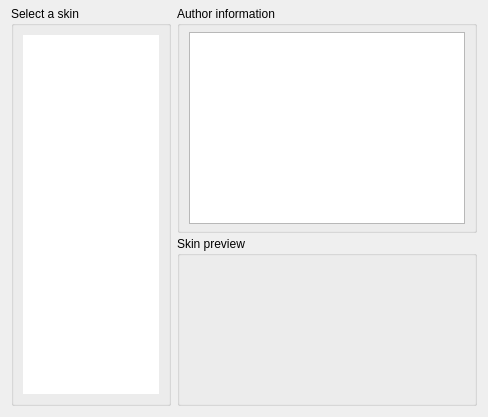
     <widget class="QWidget" name="Skins">
      <attribute name="title">
       <string>Skins</string>
      </attribute>
      <layout class="QHBoxLayout" name="horizontalLayout_7">
       <property name="topMargin">
        <number>6</number>
       </property>
       <item>
        <widget class="QGroupBox" name="groupBox_3">
         <property name="minimumSize">
          <size>
           <width>0</width>
           <height>0</height>
          </size>
         </property>
         <property name="maximumSize">
          <size>
           <width>160</width>
           <height>16777215</height>
          </size>
         </property>
         <property name="title">
          <string>Select a skin</string>
         </property>
         <layout class="QHBoxLayout">
          <property name="spacing">
           <number>3</number>
          </property>
          <property name="leftMargin">
           <number>9</number>
          </property>
          <property name="topMargin">
           <number>9</number>
          </property>
          <property name="rightMargin">
           <number>9</number>
          </property>
          <property name="bottomMargin">
           <number>9</number>
          </property>
          <item>
           <widget class="QListWidget" name="skinList">
            <property name="maximumSize">
             <size>
              <width>150</width>
              <height>16777215</height>
             </size>
            </property>
            <property name="font">
             <font>
              <family>Verdana</family>
              <pointsize>10</pointsize>
             </font>
            </property>
            <property name="frameShape">
             <enum>QFrame::NoFrame</enum>
            </property>
            <property name="frameShadow">
             <enum>QFrame::Plain</enum>
            </property>
            <property name="lineWidth">
             <number>1</number>
            </property>
            <property name="midLineWidth">
             <number>0</number>
            </property>
            <property name="spacing">
             <number>1</number>
            </property>
           </widget>
          </item>
         </layout>
        </widget>
       </item>
       <item>
        <layout class="QVBoxLayout" name="verticalLayout_7">
         <property name="spacing">
          <number>3</number>
         </property>
         <property name="topMargin">
          <number>0</number>
         </property>
         <property name="bottomMargin">
          <number>0</number>
         </property>
         <item>
          <widget class="QGroupBox" name="groupBox_8">
           <property name="minimumSize">
            <size>
             <width>300</width>
             <height>0</height>
            </size>
           </property>
           <property name="title">
            <string>Author information</string>
           </property>
           <property name="flat">
            <bool>false</bool>
           </property>
           <property name="checkable">
            <bool>false</bool>
           </property>
           <layout class="QVBoxLayout" name="verticalLayout_2">
            <property name="spacing">
             <number>3</number>
            </property>
            <property name="topMargin">
             <number>6</number>
            </property>
            <property name="bottomMargin">
             <number>6</number>
            </property>
            <item>
             <widget class="QTextEdit" name="authorInfo">
              <property name="contextMenuPolicy">
               <enum>Qt::NoContextMenu</enum>
              </property>
              <property name="frameShape">
               <enum>QFrame::StyledPanel</enum>
              </property>
              <property name="frameShadow">
               <enum>QFrame::Sunken</enum>
              </property>
              <property name="lineWidth">
               <number>1</number>
              </property>
              <property name="readOnly">
               <bool>true</bool>
              </property>
              <property name="html">
               <string notr="true">&lt;!DOCTYPE HTML PUBLIC &quot;-//W3C//DTD HTML 4.0//EN&quot; &quot;http://www.w3.org/TR/REC-html40/strict.dtd&quot;&gt;
&lt;html&gt;&lt;head&gt;&lt;meta name=&quot;qrichtext&quot; content=&quot;1&quot; /&gt;&lt;style type=&quot;text/css&quot;&gt;
p, li { white-space: pre-wrap; }
&lt;/style&gt;&lt;/head&gt;&lt;body style=&quot; font-family:'Verdana'; font-size:10pt; font-weight:400; font-style:normal;&quot;&gt;
&lt;p style=&quot;-qt-paragraph-type:empty; margin-top:0px; margin-bottom:0px; margin-left:0px; margin-right:0px; -qt-block-indent:0; text-indent:0px;&quot;&gt;&lt;br /&gt;&lt;/p&gt;&lt;/body&gt;&lt;/html&gt;</string>
              </property>
              <property name="acceptRichText">
               <bool>true</bool>
              </property>
             </widget>
            </item>
           </layout>
          </widget>
         </item>
         <item>
          <widget class="QGroupBox" name="groupBox_9">
           <property name="minimumSize">
            <size>
             <width>0</width>
             <height>170</height>
            </size>
           </property>
           <property name="title">
            <string>Skin preview</string>
           </property>
           <layout class="QHBoxLayout" name="horizontalLayout_5">
            <property name="spacing">
             <number>3</number>
            </property>
            <property name="leftMargin">
             <number>3</number>
            </property>
            <property name="topMargin">
             <number>6</number>
            </property>
            <property name="rightMargin">
             <number>3</number>
            </property>
            <property name="bottomMargin">
             <number>3</number>
            </property>
            <item>
             <widget class="QLabel" name="skinPreview">
              <property name="minimumSize">
               <size>
                <width>0</width>
                <height>0</height>
               </size>
              </property>
              <property name="text">
               <string/>
              </property>
              <property name="alignment">
               <set>Qt::AlignCenter</set>
              </property>
             </widget>
            </item>
           </layout>
          </widget>
         </item>
        </layout>
       </item>
      </layout>
     </widget>
